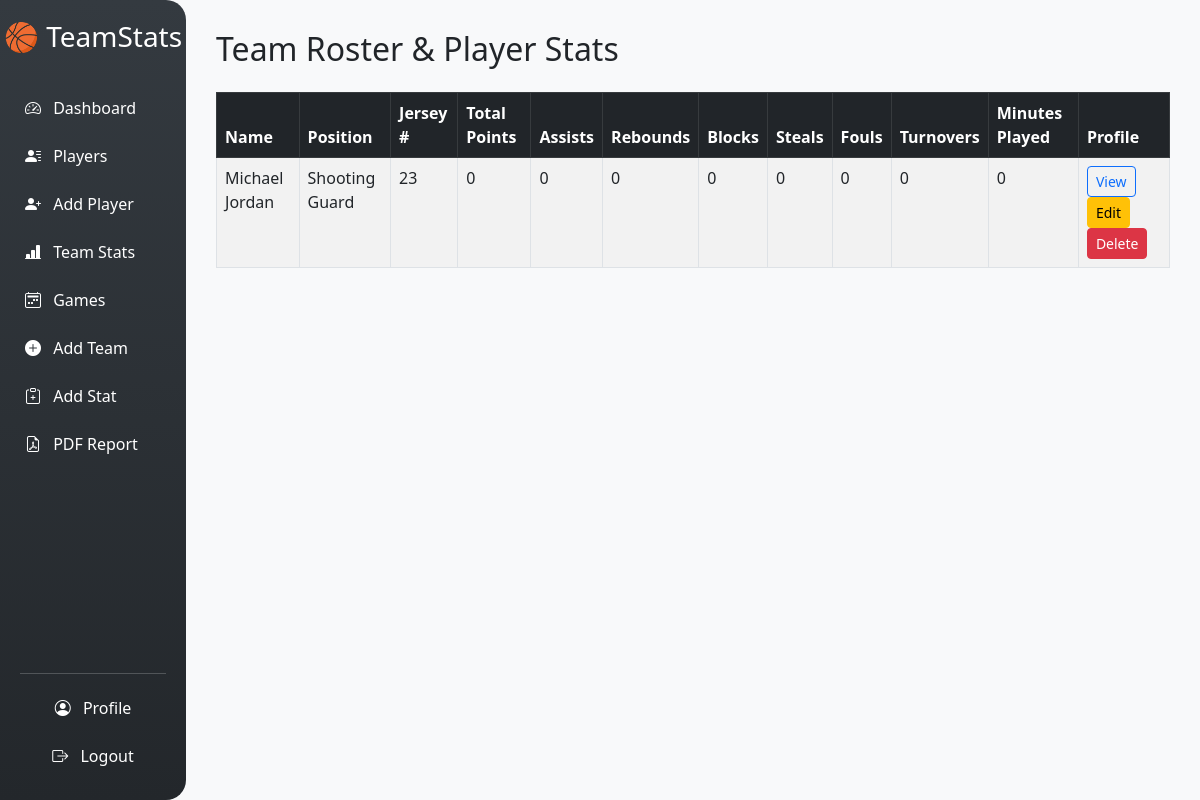
The page /players/player_stats (signed in) on the database its author committed.
### app/models.py (models this page shows)
class Player(db.Model):
    id = db.Column(db.Integer, primary_key=True)
    name = db.Column(db.String(50), nullable=False)
    jersey_number = db.Column(db.Integer, nullable=True)
    position = db.Column(db.String(20))
    team_id = db.Column(db.Integer, db.ForeignKey('team.id'), nullable=True)
    user_id = db.Column(db.Integer, db.ForeignKey('user.id'), nullable=False)
    stats = db.relationship('Stat', backref='player', lazy=True)

### app/routes/players.py (the view)
@players_bp.route('/player_stats')
@login_required
def player_stats():
    players = Player.query.filter_by(user_id=current_user.id).all()
    player_data = []
    for player in players:
        stats = Stat.query.filter_by(player_id=player.id).all()
        total_points = sum(s.points for s in stats)
        total_assists = sum(s.assists for s in stats)
        total_rebounds = sum(s.rebounds for s in stats)
        total_blocks = sum(s.blocks for s in stats)
        total_steals = sum(s.steals for s in stats)
        total_fouls = sum(s.fouls for s in stats)
        total_turnovers = sum(s.turnovers for s in stats)
        minutes_played = sum(s.minutes_played for s in stats)
        player.total_points = total_points
        player.total_assists = total_assists
        player.total_rebounds = total_rebounds
        player.total_blocks = total_blocks
        player.total_steals = total_steals
        player.total_fouls = total_fouls
        player.total_turnovers = total_turnovers
        player.minutes_played = minutes_played
        player_data.append(player)
    return render_template('player_stats.html', players=player_data)

### app/__init__.py (called while the page is built)
def create_app():
    app = Flask(__name__, instance_relative_config=True)
    app.config['SQLALCHEMY_DATABASE_URI'] = 'sqlite:///basketball.db'
    app.config['SQLALCHEMY_TRACK_MODIFICATIONS'] = False
    app.secret_key = os.environ.get("SECRET_KEY")
    db.init_app(app)
    migrate.init_app(app, db)
    login_manager = LoginManager()
    login_manager.login_view = "auth.login"
    login_manager.init_app(app)
    @login_manager.user_loader
    def load_user(user_id):
        return User.query.get(int(user_id))
    app.register_blueprint(core_bp)
    app.register_blueprint(auth_bp)
    app.register_blueprint(dashboard_bp)
    app.register_blueprint(players_bp)
    app.register_blueprint(teams_bp)
    app.register_blueprint(games_bp)
    app.register_blueprint(reports_bp)
    return app

### app/templates/player_stats.html (shortened to what this page needs)
{% extends "base.html" %}
{% block content %}
<h2 class="mb-4">Team Roster & Player Stats</h2>
<table class="table table-bordered table-striped">
    <thead class="table-dark">
        <tr>
            <th>Name</th>
            <th>Position</th>
            <th>Jersey #</th>
            <th>Total Points</th>
            <th>Assists</th>
            <th>Rebounds</th>
            <th>Blocks</th>
            <th>Steals</th>
            <th>Fouls</th>
            <th>Turnovers</th>
            <th>Minutes Played</th>
            <th>Profile</th>
        </tr>
    </thead>
    <tbody>
        {% for player in players %}
        <tr>
            <td>{{ player.name }}</td>
            <td>{{ player.position }}</td>
            <td>{{ player.jersey_number }}</td>
            <td>{{ player.total_points }}</td>
            <td>{{ player.total_assists }}</td>
            <td>{{ player.total_rebounds }}</td>
            <td>{{ player.total_blocks }}</td>
            <td>{{ player.total_steals }}</td>
            <td>{{ player.total_fouls }}</td>
            <td>{{ player.total_turnovers }}</td>
            <td>{{ player.minutes_played }}</td>
            <td>
                <a href="{{ url_for('players.player_detail', player_id=player.id) }}" class="btn btn-sm btn-outline-primary">View</a>
                <a href="{{ url_for('players.edit_player', player_id=player.id) }}" class="btn btn-warning btn-sm">Edit</a>
                <form action="{{ url_for('players.delete_player', player_id=player.id) }}" method="POST" style="display:inline;">
                <button type="submit" class="btn btn-danger btn-sm" onclick="return confirm('Are you sure you want to delete this player?');">Delete</button>
                </form>
            </td>
        </tr>
        {% endfor %}
    </tbody>
</table>
{% endblock %}

### app/templates/base.html (style rules this page uses)
body { margin: 0; font-family: 'Segoe UI', sans-serif; background-color: #f8f9fa; }

### rows shown on the page
Player: name "Michael Jordan", position "Shooting Guard", jersey_number "23", total_points "0", total_assists "0", total_rebounds "0", total_blocks "0", total_steals "0", total_fouls "0", total_turnovers "0", minutes_played "0"
